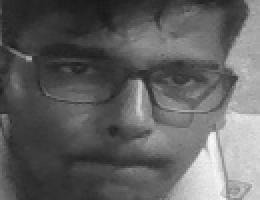
#> input picture dataset/vaibhav/1.jpg, 130 x 100 px, given in place of the camera (shown 2 times larger)
$ jupyter execute faceDetectionSaveImage.ipynb   (shell and % lines are left out)
#> lines starting #> are read from the running program, lines starting #| are printed output that depends on the picture; after the words box and inside, x2 and y2 are one past the last pixel; in counts of white or black regions, pixels touching at a corner belong together
[cell 1]
import cv2
import os

dataset ="dataset"
name = "vaibhav"

path = os.path.join(dataset,name)

if not os.path.isdir(path):
    os.mkdir(path)

width,height = 130,100

algorithm = "haarcascade_frontalface_default.xml"

haar_cascade = cv2.CascadeClassifier(algorithm)

cam = cv2.VideoCapture(0)

count = 1
while count < 31:
    print(count)
    img = cam.read()[1]
#> img is the input picture: shape (100, 130, 3); min 25, max 248, mean 97
    grayPic = cv2.cvtColor(img,cv2.COLOR_BGR2GRAY)
    face = haar_cascade.detectMultiScale(grayPic,1.3,4)
#> face = [[21, 8, 89, 89]]
    for (x,y,w,h) in face:
        cv2.rectangle(img,(x,y),((x+w),(y+h)),(0,255,0),2)
        faceOnly = grayPic[y:y+h,x:x+w]
        resizeImg = cv2.resize(faceOnly,(width,height))
        cv2.imwrite("%s/%s.jpg" %(path,count),resizeImg)
        count += 1
#> this loop made 1 pass
#> (x, y, w, h, count) on pass 1: (21, 8, 89, 89, 2)
#> pass 1, `faceOnly = grayPic[y:y+h,x:x+w]`:
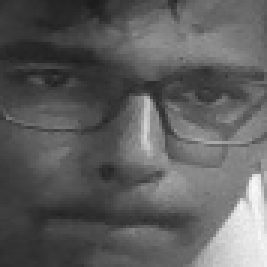
#> faceOnly: shape (89, 89) (shown 3 times larger); min 28, max 248, mean 93.9
#> pass 1, `resizeImg = cv2.resize(faceOnly,(width,height))`:
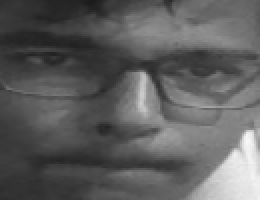
#> resizeImg: shape (100, 130) (shown 2 times larger); min 28, max 247, mean 93.7
#> after the loop:
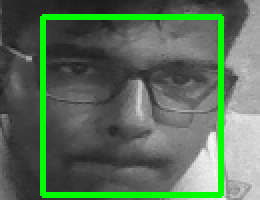
#> img: shape (100, 130, 3) (shown 2 times larger); 8.18% of pixels changed, all inside (x1, y1, x2, y2) = (20, 7, 112, 99)
#> after the loop, count = 2
    cv2.imshow("FaceDetection",img)
    key = cv2.waitKey(10)
#> (key Esc is pressed here)
    if key == 27:
        break
print("Image Captured Successfully :)")
cam.release()
cv2.destroyAllWindows()

[cell 2]
import cv2
import imutils
alg = "haarcascade_frontalface_default.xml"
haar_cascade = cv2.CascadeClassifier(alg)
cam = cv2.VideoCapture(0)

while True:
    _,img = cam.read()
    text='No Face Detected'
    grayImg = cv2.cvtColor(img,cv2.COLOR_BGR2GRAY)
    face = haar_cascade.detectMultiScale(grayImg, 1.3,4)
    for (x,y,w,h) in face:
        cv2.rectangle(img, (x,y),(x+w,y+h),(0,255,0),2)
        text = "Face Detected"
#> this loop made 1 pass


    cv2.putText(img,text,(10,20),cv2.FONT_HERSHEY_SIMPLEX, 0.5, (225,0,0),2)
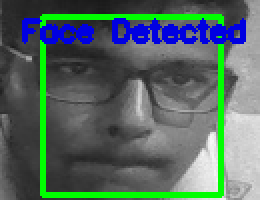
#> img: shape (100, 130, 3) (shown 2 times larger); 6% of pixels changed, all inside (x1, y1, x2, y2) = (11, 9, 123, 22)
    cv2.imshow("FaceDetection", img)
    key = cv2.waitKey(10)
#> (key Esc is pressed here)
    if key == 27:
        break
cam.release()
cv2.destroyAllWindows()
